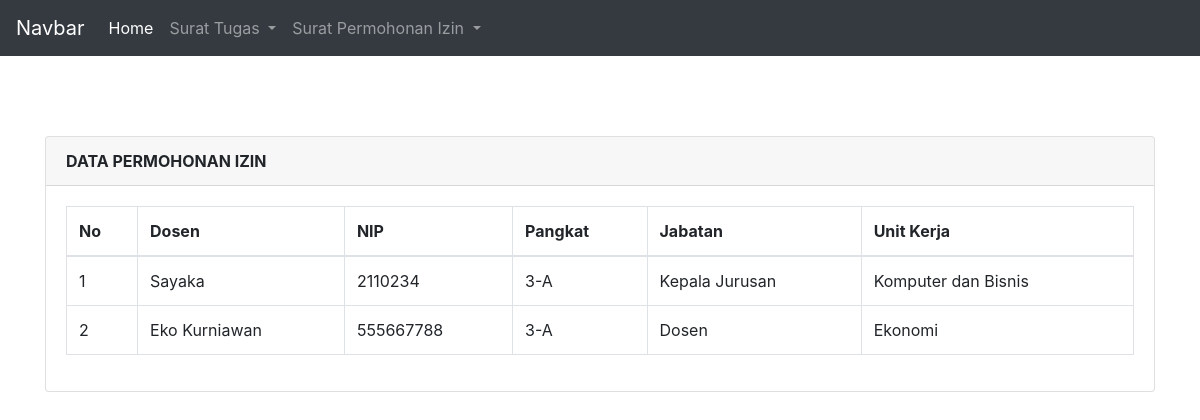
The page /3-A.php on the database its author committed.
### tables this page shows
CREATE TABLE `permohonan_izin` (
  `izin_id` int(11) NOT NULL,
  `nama_dsn` varchar(255) NOT NULL,
  `nip` varchar(20) NOT NULL,
  `pangkat_jabatan` varchar(50) NOT NULL,
  `jabatan` varchar(50) NOT NULL,
  `unit_kerja` varchar(255) NOT NULL,
  `dosen_id` int(11) NOT NULL
);

### connection.php (called while the page is built, shortened)
<?php
class Conn
{
    private $db = "tugas2_pweb2";
    private $username = "root";
    private $pass = "";
    private $host = "localhost";
    public function __construct()
    {
        $this->conn = mysqli_connect($this->host, $this->username, $this->pass, $this->db);
    }
}

### 3-A.php (the view, shortened to what this page needs)
<?php
include('connection.php');
class Tampil3A extends Tampilizin{
    public function tampilData()
    {
        $data = mysqli_query($this->conn, "select * from permohonan_izin
        where(pangkat_jabatan = '3-A')");
		  $hasil = [];
        if($data){
            while ($row = mysqli_fetch_array($data)) {
                $hasil[] = $row; }
            }
        return $hasil;
    }
}
$K3A = new Tampil3A();
$data = $K3A->tampilData();
include 'navbar.php';
?>
<!DOCTYPE html>
<html>
<head>
   <link rel="stylesheet" href="https://stackpath.bootstrapcdn.com/bootstrap/4.4.1/css/bootstrap.min.css">
   <link rel="stylesheet" href="//cdn.datatables.net/1.10.20/css/jquery.dataTables.min.css">
</head>
<body>
   <div class="container" style="margin-top: 80px">
      <div class="row">
         <div class="col-md-12">
            <div class="card">
               <div class="card-header">
                  <b>DATA PERMOHONAN IZIN</b>
               </div>
               <div class="card-body">
                  <table class="table table-bordered" id="myTable">
                     <thead>
                        <tr>
                           <th>No</th>
                           <th>Dosen</th>
                           <th>NIP</th>
                           <th>Pangkat</th>
                           <th>Jabatan</th>
                           <th>Unit Kerja</th>
                        </tr>
                     </thead>
                     <tbody>
                        <?php
$no = 1;
foreach ($data as $row) {
?>
                        <tr>
                           <td><?php echo $no++; ?></td>
                           <td><?php echo $row['nama_dsn']; ?></td>
                           <td><?php echo $row['nip']; ?></td>
                           <td><?php echo $row['pangkat_jabatan']; ?></td>
                           <td><?php echo $row['jabatan']; ?></td>
                           <td><?php echo $row['unit_kerja']; ?></td>
                        </tr>
                        <?php
}
?>
                     </tbody>
                  </table>
               </div>
            </div>
         </div>
      </div>
</body>
</html>

### rows shown on the page
permohonan_izin: nama_dsn "Sayaka", nip "2110234", pangkat_jabatan "3-A", jabatan "Kepala Jurusan", unit_kerja "Komputer dan Bisnis"
permohonan_izin: nama_dsn "Eko Kurniawan", nip "555667788", pangkat_jabatan "3-A", jabatan "Dosen", unit_kerja "Ekonomi"
